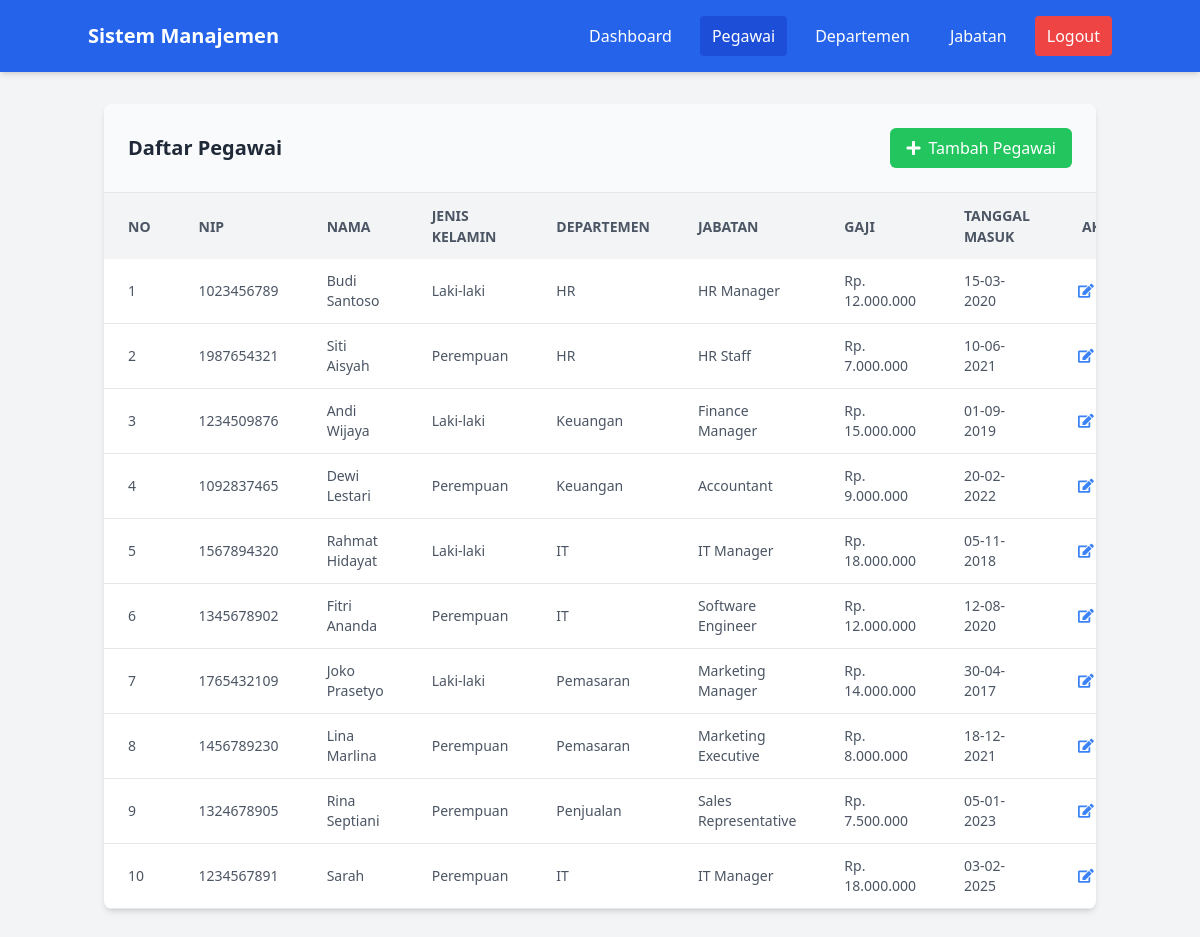
The app's page /pages/pegawai/index.php (signed in) with its own data.
### tables this page shows
CREATE TABLE `pegawai` (
  `id` int(11) NOT NULL,
  `nip` varchar(50) NOT NULL,
  `nama` varchar(100) NOT NULL,
  `id_departemen` int(11) DEFAULT NULL,
  `id_jabatan` int(11) DEFAULT NULL,
  `gaji` decimal(10,2) DEFAULT NULL,
  `jenis_kelamin` enum('Laki-laki','Perempuan') DEFAULT NULL,
  `tanggal_masuk` date DEFAULT NULL
);

CREATE TABLE `departemen` (
  `id` int(11) NOT NULL,
  `nama_departemen` varchar(100) NOT NULL,
  `deskripsi` text DEFAULT NULL
);

CREATE TABLE `jabatan` (
  `id` int(11) NOT NULL,
  `nama_jabatan` varchar(100) NOT NULL,
  `id_departemen` int(11) DEFAULT NULL,
  `gaji` decimal(10,2) DEFAULT NULL
);

### pages/pegawai/index.php (the view, shortened to what this page needs)
<?php
include '../../tampilan/navbar.php';
require_once '../../config/config.php';
$query = "SELECT
            pegawai.*,
            departemen.nama_departemen,
            jabatan.nama_jabatan
          FROM pegawai
          LEFT JOIN departemen ON pegawai.id_departemen = departemen.id
          LEFT JOIN jabatan ON pegawai.id_jabatan = jabatan.id";
$result = mysqli_query($koneksi, $query);
?>
<div class="container mx-auto px-4 py-8">
    <div class="bg-white shadow-md rounded-lg overflow-hidden">
        <div class="flex justify-between items-center p-6 bg-gray-50 border-b">
            <h3 class="text-xl font-semibold text-gray-800">Daftar Pegawai</h3>
            <a href="tambah.php" class="bg-green-500 text-white px-4 py-2 rounded-md hover:bg-green-600 transition duration-300 flex items-center">
                <i class="fas fa-plus mr-2"></i> Tambah Pegawai
            </a>
        </div>
        <div class="overflow-x-auto">
            <table class="w-full">
                <thead>
                    <tr class="bg-gray-100 text-gray-600 uppercase text-sm leading-normal">
                        <th class="py-3 px-6 text-left">No</th>
                        <th class="py-3 px-6 text-left">NIP</th>
                        <th class="py-3 px-6 text-left">Nama</th>
                        <th class="py-3 px-6 text-left">Jenis Kelamin</th>
                        <th class="py-3 px-6 text-left">Departemen</th>
                        <th class="py-3 px-6 text-left">Jabatan</th>
                        <th class="py-3 px-6 text-left">Gaji</th>
                        <th class="py-3 px-6 text-left">Tanggal Masuk</th>
                        <th class="py-3 px-6 text-center">Aksi</th>
                    </tr>
                </thead>
                <tbody class="text-gray-600 text-sm font-light">
                    <?php
                    $no = 1;
                    while($row = mysqli_fetch_assoc($result)):
                    ?>
                    <tr class="border-b border-gray-200 hover:bg-gray-100">
                        <td class="py-3 px-6 text-left whitespace-nowrap"><?php echo $no++; ?></td>
                        <td class="py-3 px-6 text-left"><?php echo htmlspecialchars($row['nip']); ?></td>
                        <td class="py-3 px-6 text-left"><?php echo htmlspecialchars($row['nama']); ?></td>
                        <td class="py-3 px-6 text-left"><?php echo htmlspecialchars($row['jenis_kelamin']); ?></td>
                        <td class="py-3 px-6 text-left"><?php echo htmlspecialchars($row['nama_departemen'] ?? 'Tidak ada'); ?></td>
                        <td class="py-3 px-6 text-left"><?php echo htmlspecialchars($row['nama_jabatan'] ?? 'Tidak ada'); ?></td>
                        <td class="py-3 px-6 text-left">Rp. <?php echo number_format($row['gaji'], 0, ',', '.'); ?></td>
                        <td class="py-3 px-6 text-left"><?php echo date('d-m-Y', strtotime($row['tanggal_masuk'])); ?></td>
                        <td class="py-3 px-6 text-center">
                            <div class="flex item-center justify-center">
                                <a href="edit.php?id=<?php echo $row['id']; ?>"
                                   class="w-4 mr-2 transform text-blue-500 hover:text-blue-700 hover:scale-110">
                                    <i class="fas fa-edit"></i>
                                </a>
                            </div>
                        </td>
                    </tr>
                    <?php endwhile; ?>
                </tbody>
            </table>
        </div>
    </div>
</div>
</body>
</html>

### records on screen
pegawai: nip "1023456789", nama "Budi Santoso", jenis_kelamin "Laki-laki", id_departemen.nama_departemen "HR", id_jabatan.nama_jabatan "HR Manager", gaji "12.000.000", tanggal_masuk "15-03-2020"
pegawai: nip "1987654321", nama "Siti Aisyah", jenis_kelamin "Perempuan", id_departemen.nama_departemen "HR", id_jabatan.nama_jabatan "HR Staff", gaji "7.000.000", tanggal_masuk "10-06-2021"
pegawai: nip "1234509876", nama "Andi Wijaya", jenis_kelamin "Laki-laki", id_departemen.nama_departemen "Keuangan", id_jabatan.nama_jabatan "Finance Manager", gaji "15.000.000", tanggal_masuk "01-09-2019"
pegawai: nip "1092837465", nama "Dewi Lestari", jenis_kelamin "Perempuan", id_departemen.nama_departemen "Keuangan", id_jabatan.nama_jabatan "Accountant", gaji "9.000.000", tanggal_masuk "20-02-2022"
pegawai: nip "1567894320", nama "Rahmat Hidayat", jenis_kelamin "Laki-laki", id_departemen.nama_departemen "IT", id_jabatan.nama_jabatan "IT Manager", gaji "18.000.000", tanggal_masuk "05-11-2018"
pegawai: nip "1345678902", nama "Fitri Ananda", jenis_kelamin "Perempuan", id_departemen.nama_departemen "IT", id_jabatan.nama_jabatan "Software Engineer", gaji "12.000.000", tanggal_masuk "12-08-2020"
pegawai: nip "1765432109", nama "Joko Prasetyo", jenis_kelamin "Laki-laki", id_departemen.nama_departemen "Pemasaran", id_jabatan.nama_jabatan "Marketing Manager", gaji "14.000.000", tanggal_masuk "30-04-2017"
pegawai: nip "1456789230", nama "Lina Marlina", jenis_kelamin "Perempuan", id_departemen.nama_departemen "Pemasaran", id_jabatan.nama_jabatan "Marketing Executive", gaji "8.000.000", tanggal_masuk "18-12-2021"
pegawai: nip "1324678905", nama "Rina Septiani", jenis_kelamin "Perempuan", id_departemen.nama_departemen "Penjualan", id_jabatan.nama_jabatan "Sales Representative", gaji "7.500.000", tanggal_masuk "05-01-2023"
pegawai: nip "1234567891", nama "Sarah", jenis_kelamin "Perempuan", id_departemen.nama_departemen "IT", id_jabatan.nama_jabatan "IT Manager", gaji "18.000.000", tanggal_masuk "03-02-2025"
